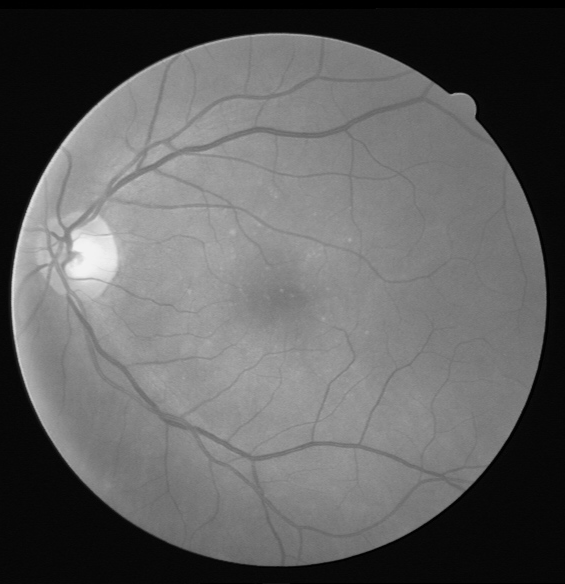
%> input picture images/fundus.png, 565 x 584 px
$ octave demo_frangifilter2d_fundus.m   (GNU Octave 9; MATLAB toolbox functions it lacks are replaced by stand-ins)
%> lines starting %> are read from the running program, lines starting %| are printed output that depends on the picture; in (x1, y1, x2, y2) boxes, pixels count from 0 and x2, y2 are one past the last pixel; in counts of white or black regions, pixels touching at a corner belong together; the program's own positions count from 1
### FrangiFilter2D.m
function [outIm,whatScale,Direction] = FrangiFilter2D(I, options)
% This function FRANGIFILTER2D uses the eigenvectors of the Hessian to
% compute the likeliness of an image region to vessels, according
% to the method described by Frangi:2001 (Chapter 2).
%
% [J,Scale,Direction] = FrangiFilter2D(I, Options)
%
% inputs,
%   I : The input image (vessel image)
%   Options : Struct with input options,
%       .FrangiScaleRange : The range of sigmas used, default [1 8]
%       .FrangiScaleRatio : Step size between sigmas, default 2
%       .FrangiBetaOne : Frangi correction constant, default 0.5
%       .FrangiBetaTwo : Frangi correction constant, default 15
%       .BlackWhite : Detect black ridges (default) set to true, for
%                       white ridges set to false.
%       .verbose : Show debug information, default true
%
% outputs,
%   J : The vessel enhanced image (pixel is the maximum found in all scales)
%   Scale : Matrix with the scales on which the maximum intensity
%           of every pixel is found
%   Direction : Matrix with directions (angles) of pixels (from minor eigenvector)
%
% Example,
%   I=double(imread ('vessel.png'));
%   Ivessel=FrangiFilter2D(I);
%   figure,
%   subplot(1,2,1), imshow(I,[]);
%   subplot(1,2,2), imshow(Ivessel,[0 0.25]);
%
% Written by Marc Schrijver, 2/11/2001
% Re-Written by D.Kroon University of Twente (May 2009)

defaultoptions = struct('FrangiScaleRange', [1 2], 'FrangiScaleRatio', 2, 'FrangiBetaOne', 0.5, 'FrangiBetaTwo', 15, 'verbose',true,'BlackWhite',false);

% Process inputs
if(~exist('options','var')),
    options=defaultoptions;
else
    tags = fieldnames(defaultoptions);
    for i=1:length(tags)
         if(~isfield(options,tags{i})),  options.(tags{i})=defaultoptions.(tags{i}); end
    end
    if(length(tags)~=length(fieldnames(options))),
        warning('FrangiFilter2D:unknownoption','unknown options found');
    end
end

sigmas=options.FrangiScaleRange(1):options.FrangiScaleRatio:options.FrangiScaleRange(2);
sigmas = sort(sigmas, 'ascend');

beta  = 2*options.FrangiBetaOne^2;
c     = 2*options.FrangiBetaTwo^2;

% Make matrices to store all filterd images
ALLfiltered=zeros([size(I) length(sigmas)]);
ALLangles=zeros([size(I) length(sigmas)]);

% Frangi filter for all sigmas
for i = 1:length(sigmas),
    % Show progress
    if(options.verbose)
        disp(['Current Frangi Filter Sigma: ' num2str(sigmas(i)) ]);
    end

    % Make 2D hessian
    [Dxx,Dxy,Dyy] = Hessian2D(I,sigmas(i));

    % Correct for scale
    Dxx = (sigmas(i)^2)*Dxx;
    Dxy = (sigmas(i)^2)*Dxy;
    Dyy = (sigmas(i)^2)*Dyy;

    % Calculate (abs sorted) eigenvalues and vectors
    [Lambda2,Lambda1,Ix,Iy]=eig2image(Dxx,Dxy,Dyy);

    % Compute the direction of the minor eigenvector
    angles = atan2(Ix,Iy);

    % Compute some similarity measures
    Lambda1(Lambda1==0) = eps;
    Rb = (Lambda2./Lambda1).^2;
    S2 = Lambda1.^2 + Lambda2.^2;

    % Compute the output image
    Ifiltered = exp(-Rb/beta) .*(ones(size(I))-exp(-S2/c));

    % see pp. 45
    if(options.BlackWhite)
        Ifiltered(Lambda1<0)=0;
    else
        Ifiltered(Lambda1>0)=0;
    end
    % store the results in 3D matrices
    ALLfiltered(:,:,i) = Ifiltered;
    ALLangles(:,:,i) = angles;
end
%> this loop made 2 passes
%> pass 1, in Hessian2D, `Dyy = imfilter(I,DGaussyy,'conv');`:
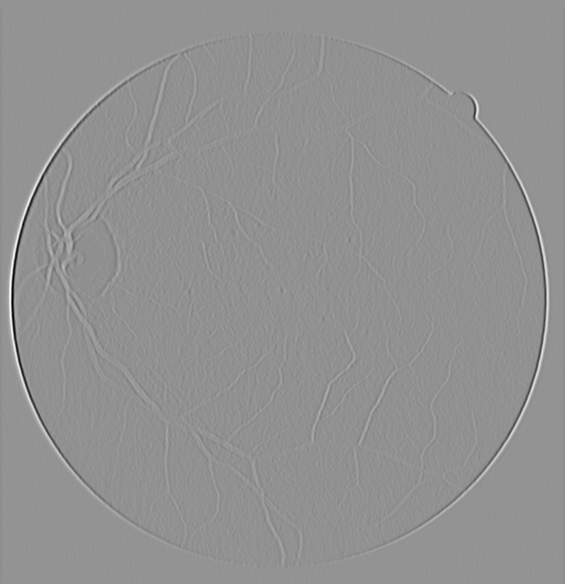
%> Dyy: size 584x565 double; min -0.167, max 0.122, mean -0.00167; drawn with min black and max white
%> pass 1, in eig2image, `tmp = sqrt((Dxx - Dyy).^2 + 4*Dxy.^2);`:
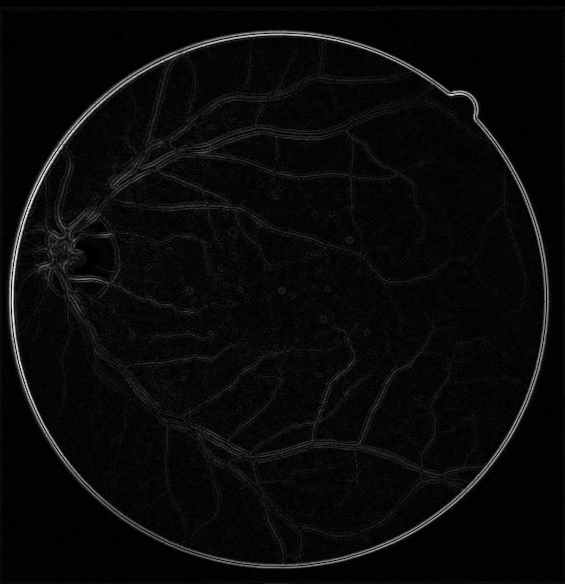
%> tmp: size 584x565 double; min 0, max 0.164, mean 0.00637; drawn with min black and max white
%> after the loop:
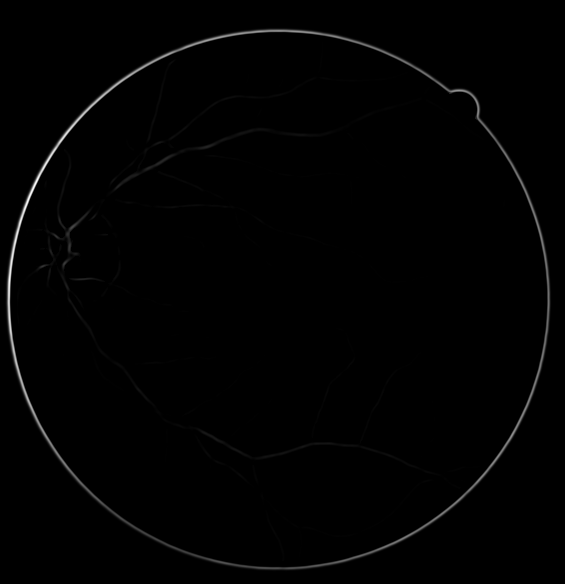
%> Ifiltered: size 584x565 double; min 0, max 5.75e-05, mean 4.45e-07; drawn with min black and max white
%> after the loop:
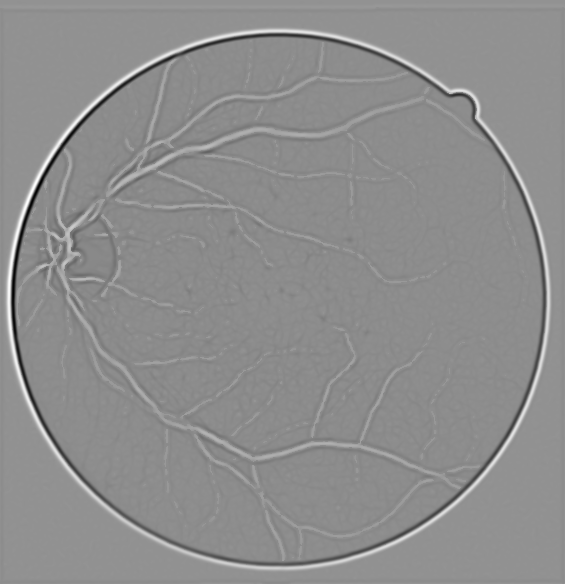
%> Lambda1: size 584x565 double; min -0.216, max 0.161, mean -0.00613; drawn with min black and max white

% Return for every pixel the value of the scale(sigma) with the maximum
% output pixel value
if length(sigmas) > 1,
    [outIm,whatScale] = max(ALLfiltered,[],3);
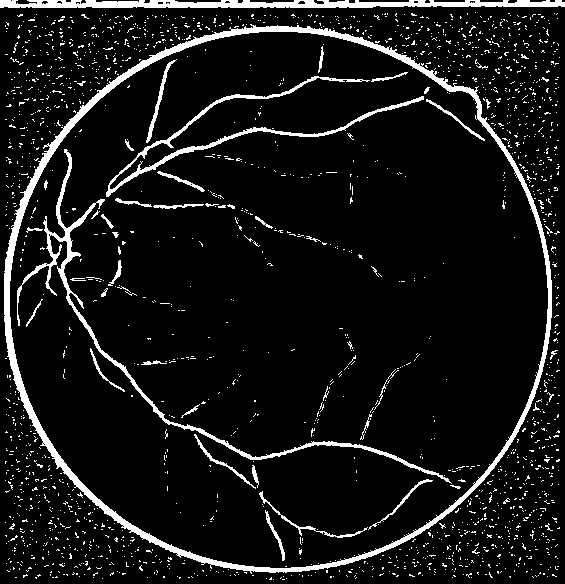
%> whatScale: size 584x565 double; values 1 (black) and 2 (white), 8.5% white; 1988 white regions (1945 under 20 px), largest, box (x1, y1, x2, y2) and area: (4, 24, 552, 574) 9959, (0, 0, 565, 8) 3456, (17, 149, 452, 484) 3169
    outIm = reshape(outIm,size(I));
    if(nargout>1)
        whatScale = reshape(whatScale,size(I));
    end
    if(nargout>2)
        Direction = reshape(ALLangles((1:numel(I))'+(whatScale(:)-1)*numel(I)),size(I));
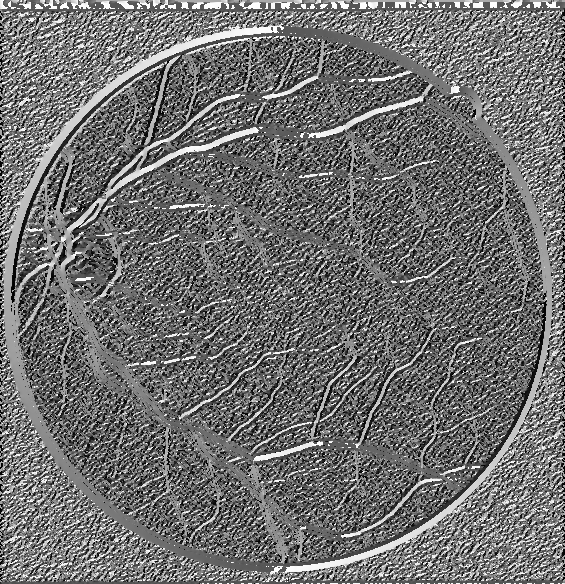
%> Direction: size 584x565 double; min -3.14, max 1.57, mean -1.07; drawn with min black and max white
    end
else
    outIm = reshape(ALLfiltered,size(I));
    if(nargout>1)
            whatScale = ones(size(I));
    end
    if(nargout>2)
        Direction = reshape(ALLangles,size(I));
    end
end

### Hessian2D.m
function [Dxx,Dxy,Dyy] = Hessian2D(I,Sigma)
%  This function Hessian2 Filters the image with 2nd derivatives of a
%  Gaussian with parameter Sigma.
%
% [Dxx,Dxy,Dyy] = Hessian2(I,Sigma);
%
% inputs,
%   I : The image, class preferable double or single
%   Sigma : The sigma of the gaussian kernel used
%
% outputs,
%   Dxx, Dxy, Dyy: The 2nd derivatives
%
% example,
%   I = im2double(imread('moon.tif'));
%   [Dxx,Dxy,Dyy] = Hessian2(I,2);
%   figure, imshow(Dxx,[]);
%
% Function is written by D.Kroon University of Twente (June 2009)

if nargin < 2, Sigma = 1; end

% Make kernel coordinates
[X,Y]   = ndgrid(-round(3*Sigma):round(3*Sigma));

% Build the gaussian 2nd derivatives filters
DGaussxx = 1/(2*pi*Sigma^4) * (X.^2/Sigma^2 - 1) .* exp(-(X.^2 + Y.^2)/(2*Sigma^2));
DGaussxy = 1/(2*pi*Sigma^6) * (X .* Y)           .* exp(-(X.^2 + Y.^2)/(2*Sigma^2));
DGaussyy = DGaussxx';

Dxx = imfilter(I,DGaussxx,'conv');
Dxy = imfilter(I,DGaussxy,'conv');
Dyy = imfilter(I,DGaussyy,'conv');

### eig2image.m
function [Lambda1,Lambda2,Ix,Iy]=eig2image(Dxx,Dxy,Dyy)
% This function eig2image calculates the eigen values from the
% hessian matrix, sorted by abs value. And gives the direction
% of the ridge (eigenvector smallest eigenvalue) .
%
% [Lambda1,Lambda2,Ix,Iy]=eig2image(Dxx,Dxy,Dyy)
%

%
% | Dxx  Dxy |
% |          |
% | Dxy  Dyy |


% Compute the eigenvectors of J, v1 and v2
tmp = sqrt((Dxx - Dyy).^2 + 4*Dxy.^2);
v2x = 2*Dxy; v2y = Dyy - Dxx + tmp;

% Normalize
mag = sqrt(v2x.^2 + v2y.^2); i = (mag ~= 0);
v2x(i) = v2x(i)./mag(i);
v2y(i) = v2y(i)./mag(i);

% The eigenvectors are orthogonal
v1x = -v2y;
v1y = v2x;

% Compute the eigenvalues
mu1 = 0.5*(Dxx + Dyy + tmp);
mu2 = 0.5*(Dxx + Dyy - tmp);

% Sort eigen values by absolute value abs(Lambda1)<abs(Lambda2)
check=abs(mu1)>abs(mu2);

Lambda1=mu1; Lambda1(check)=mu2(check);
Lambda2=mu2; Lambda2(check)=mu1(check);

Ix=v1x; Ix(check)=v2x(check);
Iy=v1y; Iy(check)=v2y(check);

### demo_frangifilter2d_fundus.m
clear variables; close all; clc;
%%
img = mat2gray(imread('fundus.png'));
%
options = struct(...
    'FrangiScaleRange', [1 2],...
    'FrangiScaleRatio', 1,...
    'FrangiBetaOne', 1,...
    'FrangiBetaTwo', 15,...
    'verbose',true,...
    'BlackWhite',true);
%
[img_out,whatScale,Direction] = FrangiFilter2D(img, options);
%
img_out = mat2gray(img_out);
img_out = imadjust(img_out, [0 0.05]);
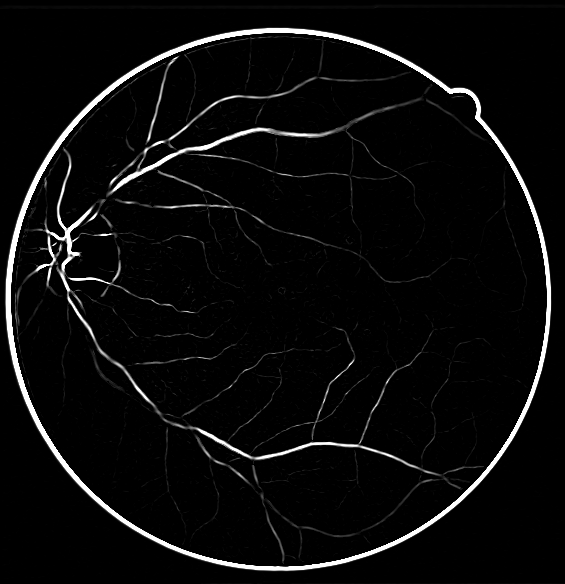
%> img_out: size 584x565 double; min 0, max 1, mean 0.0431
%
figure;
subplot(121); imshow(img); title('Input');
subplot(122); imshow(img_out); title('Output');
%
imwrite(img_out,'fundus_output.png');
